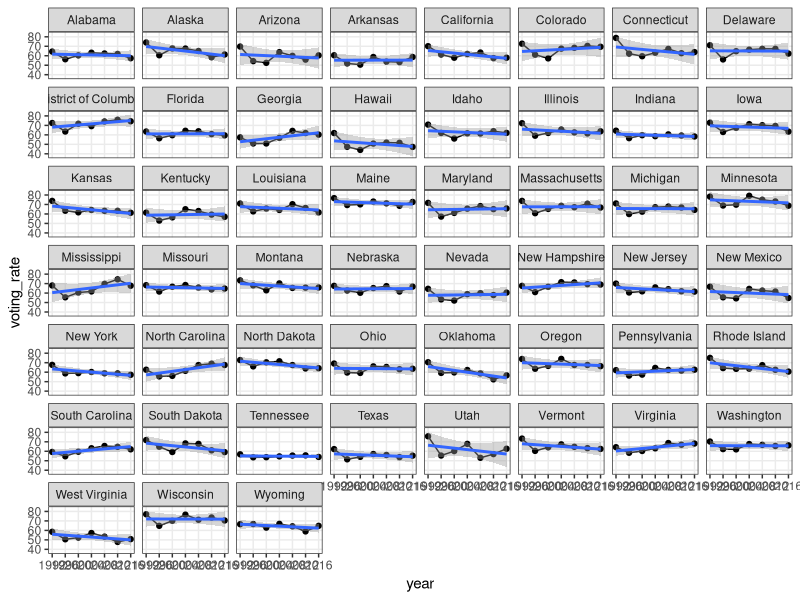
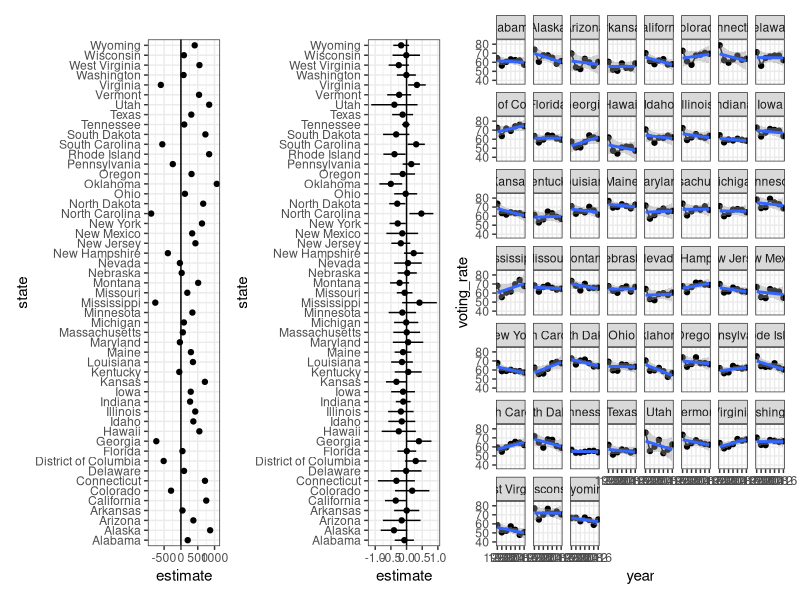

Write R code to recreate these figures, in order. (Note: this script raises an error after producing the figures.)
# Perform some analysis on the data

# Setup ------------------------------------------------------------------------

{
  library(vroom)
  library(dplyr)
  library(ggplot2)
  library(tidyr)
  library(purrr)
  library(broom)
  library(lme4)
  library(patchwork)
}

options(device = 'x11')

# Import data ------------------------------------------------------------------

voting = vroom(file = 'output/voting_rates.tsv')

voting = voting %>% filter(type == 'Citizen')

# Analyze ----------------------------------------------------------------------

# Has voting participation decreased over the years?

# voting = split(voting, f = voting$type)

vplot_wrap = 
  voting %>% ggplot() + 
  geom_point(aes(x = year, y = voting_rate)) + 
  geom_line(aes(x = year, y = voting_rate)) + 
  geom_smooth(aes(x = year, y = voting_rate), method = 'lm') + 
  scale_x_continuous(breaks = seq(1992, 2016,by=4)) +  
  theme_bw() + 
  theme(legend.position = 'bottom',
        panel.grid.minor = element_blank()) + 
  facet_wrap(~state) 
vplot_wrap

# Perform regressions

## Overall fit

mod_year = lm(formula = voting_rate ~ year, data = voting)

summary(mod_year)

## One line per state, as in the graphic

vote_spl_state = nest(voting, data = c(year, voting_rate))

vote_spl_state = vote_spl_state %>% 
  mutate(mod_fits = map(data, .f = ~lm(data = .x, formula = voting_rate ~ year)),
         tidy_stats = map(mod_fits, ~tidy(.x)),
         augmentation = map(mod_fits, augment))

# By state, what are the effects?

p_int = vote_spl_state %>% unnest(tidy_stats) %>% select(state, term, estimate) %>% 
  filter(term == "(Intercept)") %>% 
  ggplot(aes(x = estimate, y = state)) + 
  geom_point() + 
  geom_vline(xintercept = 0) + 
  theme_bw()

p_year = vote_spl_state %>% unnest(tidy_stats) %>% select(state, term, estimate, std.error) %>% 
  filter(term == "year") %>% 
  ggplot(aes(x = state, y = estimate)) + 
  geom_point() + 
  geom_errorbar(aes(x = state, ymin = -2*std.error + estimate, ymax = 2*std.error + estimate), width = 0) + 
  geom_hline(yintercept = 0) + 
  theme_bw() + 
  coord_flip()

p_resids = vote_spl_state %>% unnest(augmentation) %>% 
  ggplot(aes(x = year, y = .resid)) + 
  geom_point() + 
  facet_wrap(~state)

p_int + p_year + vplot_wrap + plot_layout(widths = c(1,1,4), guides = 'collect')

## Fit together with random slopes & intercepts state

re_mod = lme4::lmer(data = voting, formula = voting_rate ~ year + (1|state))

tidy(re_mod)

voting$re_mod_fit = fitted(re_mod)
yr = substr(sort(voting$year), start = 3, stop = 4) %>% unique
voting %>% ggplot(aes(x = year, y = voting_rate)) +
  geom_point() + 
  geom_line(aes(x = year, y = re_mod_fit)) + 
  scale_x_continuous(breaks = seq(1992, 2016,by=4), labels = yr)+  
  facet_wrap(~state)
